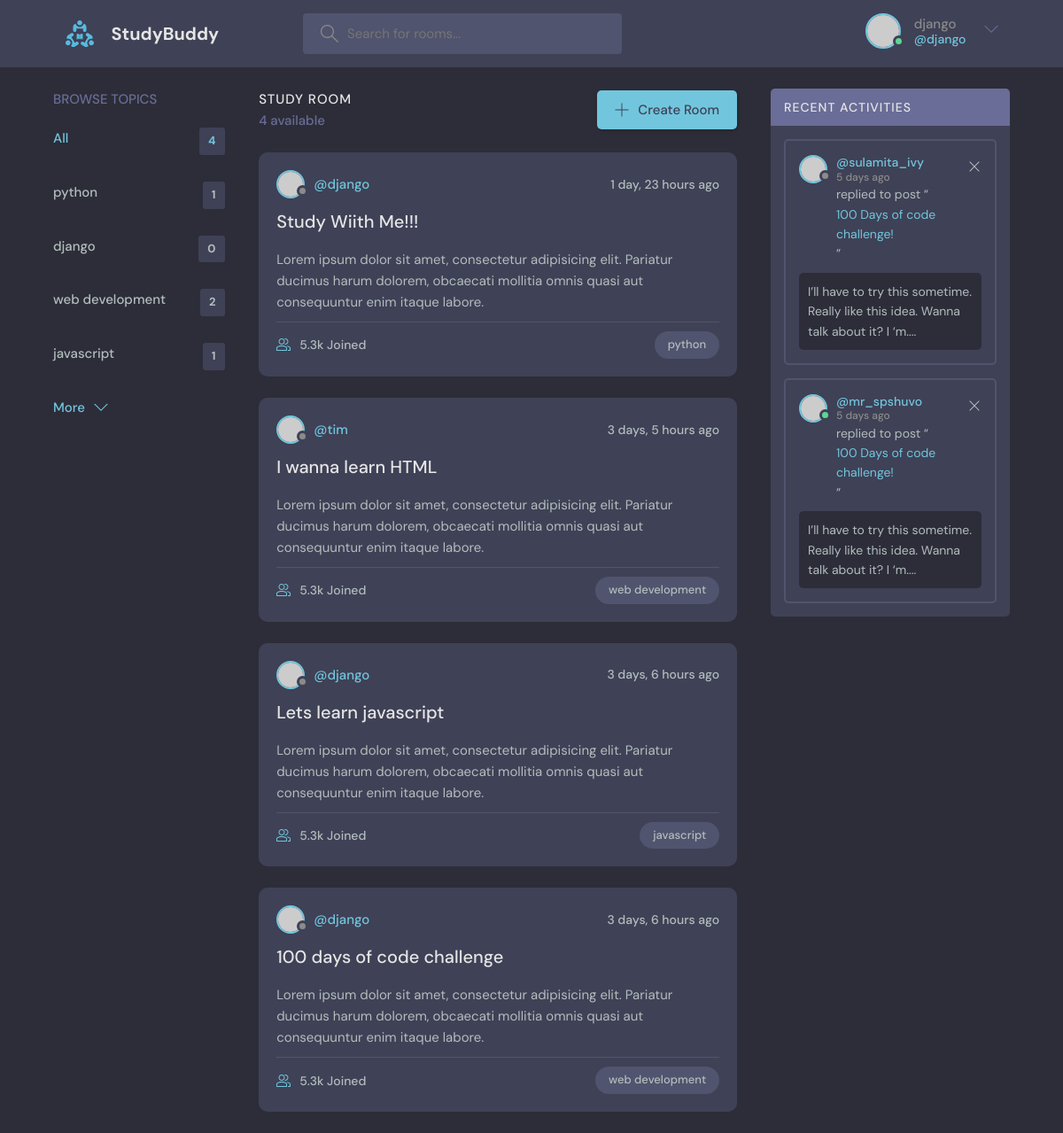
The app's page / (signed in) with its own data.
### base/models.py (models this page shows, shortened)
class Topic(models.Model):
    name = models.CharField(max_length=200)

class Room(models.Model):
    host = models.ForeignKey(User, on_delete=models.SET_NULL, null=True)
    topic = models.ForeignKey(Topic, on_delete=models.SET_NULL, null=True)
    name = models.CharField(max_length=200)
    description = models.TextField(blank=True)
    participants = models.ManyToManyField(User, related_name='participants', blank=True)
    created = models.DateTimeField(auto_now_add=True)
    updated = models.DateTimeField(auto_now=True)
    class Meta:
        ordering = ['-updated', '-created']

### base/views.py (the view)
# urls.py: path('', views.home, name='home'),
def home(request):
    q = request.GET.get('q') if request.GET.get('q') is not None else ''
    rooms = Room.objects.filter(
        Q(topic__name__icontains=q) | Q(name__icontains=q) | Q(description__icontains=q)
    ).order_by('-updated')
    messages = Message.objects.filter(Q(room__topic__name__icontains=q)).order_by(
        '-created'
    )
    room_count = rooms.count()
    topics = Topic.objects.all()
    context = {
        'rooms': rooms,
        'topics': topics,
        'room_count': room_count,
        'room_messages': messages,
    }
    return render(request, 'base/home.html', context)

### base/templates/base/home.html
{% extends 'main.html' %}
{% block content %}
    <main class="layout layout--3">
      <div class="container">
    {% include 'base/topics_component.html' %}
      {% include 'base/feed_component.html' %}
        <div class="activities">
          <div class="activities__header">
            <h2>Recent Activities</h2>
          </div>
          <div class="activities__box">
            <div class="activities__boxHeader roomListRoom__header">
              <a href="profile.html" class="roomListRoom__author">
                <div class="avatar avatar--small">
                  <img src="https://randomuser.me/api/portraits/women/11.jpg" />
                </div>
                <p>
                  @sulamita_ivy
                  <span>5 days ago</span>
                </p>
              </a>
              <div class="roomListRoom__actions">
                <a href="#">
                  <svg version="1.1" xmlns="http://www.w3.org/2000/svg" width="32" height="32" viewBox="0 0 32 32">
                    <title>remove</title>
                    <path
                      d="M27.314 6.019l-1.333-1.333-9.98 9.981-9.981-9.981-1.333 1.333 9.981 9.981-9.981 9.98 1.333 1.333 9.981-9.98 9.98 9.98 1.333-1.333-9.98-9.98 9.98-9.981z"
                    ></path>
                  </svg>
                </a>
              </div>
            </div>
            <div class="activities__boxContent">
              <p>replied to post “<a href="room.html">100 Days of code challenge!</a>”</p>
              <div class="activities__boxRoomContent">
                I’ll have to try this sometime. Really like this idea. Wanna talk about it? I ‘m....
              </div>
            </div>
          </div>
          <div class="activities__box">
            <div class="activities__boxHeader roomListRoom__header">
              <a href="profile.html" class="roomListRoom__author">
                <div class="avatar avatar--small active">
                  <img src="https://randomuser.me/api/portraits/men/13.jpg" />
                </div>
                <p>
                  @mr_spshuvo
                  <span>5 days ago</span>
                </p>
              </a>
              <div class="roomListRoom__actions">
                <a href="#">
                  <svg version="1.1" xmlns="http://www.w3.org/2000/svg" width="32" height="32" viewBox="0 0 32 32">
                    <title>remove</title>
                    <path
                      d="M27.314 6.019l-1.333-1.333-9.98 9.981-9.981-9.981-1.333 1.333 9.981 9.981-9.981 9.98 1.333 1.333 9.981-9.98 9.98 9.98 1.333-1.333-9.98-9.98 9.98-9.981z"
                    ></path>
                  </svg>
                </a>
              </div>
            </div>
            <div class="activities__boxContent">
              <p>replied to post “<a href="room.html">100 Days of code challenge!</a>”</p>
              <div class="activities__boxRoomContent">
                I’ll have to try this sometime. Really like this idea. Wanna talk about it? I ‘m....
              </div>
            </div>
          </div>
        </div>
      </div>
    </main>
{% endblock content %}

### templates/navbar.html (shortened to what this page needs)
{% load static %}
<header class="header header--loggedIn">
  <div class="container">
    <a href="/" class="header__logo">
      <img src="{% static 'images/logo.svg' %}" alt = "logo" />
      <h1>StudyBuddy</h1>
    </a>
    <form class="header__search" action="{% url 'home' %}" method="get">
      <label>
        <input type="text" name="q" placeholder="Search for rooms..." />
      </label>
    </form>
    <nav class="header__menu">
      {% if user.is_authenticated %}
      <div class="header__user">
        <a href="{% url 'user-profile' user.id %}">
          <div class="avatar avatar--medium active">
            <img src="https://randomuser.me/api/portraits/men/37.jpg" />
          </div>
          <p>
            {{request.user.username}} <span>@{{request.user.username}}</span>
          </p>
        </a>
        <button class="dropdown-button">
          <svg
            version="1.1"
            xmlns="http://www.w3.org/2000/svg"
            width="32"
            height="32"
            viewBox="0 0 32 32"
          >
            <title>chevron-down</title>
            <path d="M16 21l-13-13h-3l16 16 16-16h-3l-13 13z"></path>
          </svg>
        </button>
      </div>
      {% else %}
      <a href="{% url 'login' %}">
        <img src="{% static 'images/avatar.svg' %}" alt= "logo"/>
        <p>Login</p>
      </a>
      {% endif %}
    </nav>
  </div>
</header>

### base/templates/base/topics_component.html
        <div class="topics">
          <div class="topics__header">
            <h2>Browse Topics</h2>
          </div>
          <ul class="topics__list">
            <li>
              <a href="{% url 'home' %}" class="active">All <span>{{topics.count}}</span></a>
            </li>
            {% for topic in topics %}
            <li>
              <a href="{% url 'home' %}?q={{topic.name}}">{{topic.name}}<span>{{topic.room_set.all.count}}</span></a>
            </li>
            {% endfor %}
          </ul>
          <a class="btn btn--link" href="topics.html">
            More
            <svg version="1.1" xmlns="http://www.w3.org/2000/svg" width="32" height="32" viewBox="0 0 32 32">
              <title>chevron-down</title>
              <path d="M16 21l-13-13h-3l16 16 16-16h-3l-13 13z"></path>
            </svg>
          </a>
        </div>

### base/templates/base/feed_component.html (shortened to what this page needs)
        <div class="roomList">
          <div class="roomList__header">
            <div>
              <h2>Study Room</h2>
              <p> {{room_count}} available</p>
            </div>
            <a class="btn btn--main" href="{% url 'create-room' %}">
              <svg version="1.1" xmlns="http://www.w3.org/2000/svg" width="32" height="32" viewBox="0 0 32 32">
                <title>add</title>
                <path
                  d="M16.943 0.943h-1.885v14.115h-14.115v1.885h14.115v14.115h1.885v-14.115h14.115v-1.885h-14.115v-14.115z"
                ></path>
              </svg>
              Create Room
            </a>
          </div>
          {% for room in rooms %}
          <div class="roomListRoom">
            <div class="roomListRoom__header">
              <a href="{% url 'user-profile' room.host.id %}" class="roomListRoom__author">
                <div class="avatar avatar--small">
                  <img src="https://randomuser.me/api/portraits/women/11.jpg" />
                </div>
                <span>@{{room.host.username}}</span>
              </a>
              <div class="roomListRoom__actions">
                <span>{{room.created|timesince}} ago</span>
              </div>
            </div>
            <div class="roomListRoom__content">
              <a href="/room/{{room.id}}">{{room.name}}</a>
              <p>
                Lorem ipsum dolor sit amet, consectetur adipisicing elit. Pariatur ducimus harum dolorem, obcaecati
                mollitia omnis quasi aut consequuntur enim itaque labore.
              </p>
            </div>
            <div class="roomListRoom__meta">
              <a href="room.html" class="roomListRoom__joined">
                5.3k Joined
              </a>
              <p class="roomListRoom__topic">{{room.topic.name}}</p>
            </div>
          </div>
{% endfor %}
 </div>

### records on screen
Topic: name "python", room_set.all.count "1"
Topic: name "django", room_set.all.count "0"
Topic: name "web development", room_set.all.count "2"
Topic: name "javascript", room_set.all.count "1"
Room: host.username "django", created "1 day, 23 hours", name "Study Wiith Me!!!", topic.name "python"
Room: host.username "tim", created "3 days, 5 hours", name "I wanna learn HTML", topic.name "web development"
Room: host.username "django", created "3 days, 6 hours", name "Lets learn javascript", topic.name "javascript"
Room: host.username "django", created "3 days, 6 hours", name "100 days of code challenge", topic.name "web development"

### other values on screen
{{ request.user.username }} "django"
{{ topics.count }} "4"
{{ room_count }} "4"
